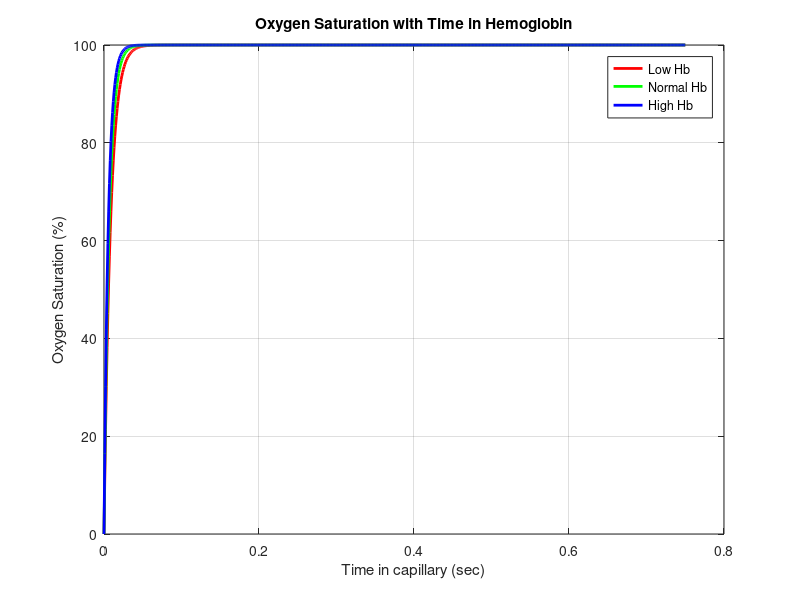

Here is the MATLAB script that generated this plot:
%figure 3 

% Parameters 

Hb_low = 12; % Low hemoglobin level (g/dL) 

Hb_normal = 15; % Normal hemoglobin level (g/dL) 

Hb_high = 18; % High hemoglobin level (g/dL) 

 

% Time vector 

t = 0:0.001:0.75; % Time in seconds 

 

% Oxygen saturation function (hypothetical function for demonstration) 

oxygen_saturation = @(Hb, t) 100 * (1 - exp(-Hb * t / 0.1)); 

 

% Calculate saturation over time for different Hb levels 

sat_low = oxygen_saturation(Hb_low, t); 

sat_normal = oxygen_saturation(Hb_normal, t); 

sat_high = oxygen_saturation(Hb_high, t); 

 

% Plot 

figure; 

plot(t, sat_low, 'r-', 'LineWidth', 2); hold on; 

plot(t, sat_normal, 'g-', 'LineWidth', 2); 

plot(t, sat_high, 'b-', 'LineWidth', 2); 

grid on; 

xlabel('Time in capillary (sec)'); 

ylabel('Oxygen Saturation (%)'); 

legend('Low Hb', 'Normal Hb', 'High Hb'); 

title('Oxygen Saturation with Time in Hemoglobin'); 